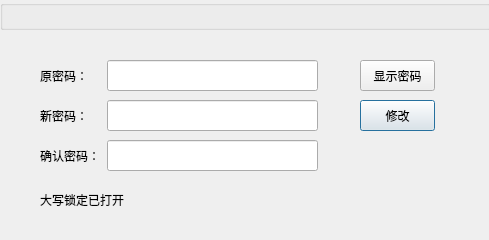
<?xml version="1.0" encoding="UTF-8"?>
<ui version="4.0">
 <class>InputInitKeyUi</class>
 <widget class="QDialog" name="InputInitKeyUi">
  <property name="geometry">
   <rect>
    <x>0</x>
    <y>0</y>
    <width>489</width>
    <height>240</height>
   </rect>
  </property>
  <property name="windowTitle">
   <string>Dialog</string>
  </property>
  <property name="modal">
   <bool>true</bool>
  </property>
  <widget class="QLineEdit" name="inputKey_oldPwdLE">
   <property name="geometry">
    <rect>
     <x>107</x>
     <y>60</y>
     <width>211</width>
     <height>31</height>
    </rect>
   </property>
  </widget>
  <widget class="QLineEdit" name="inputKey_newPwdLE">
   <property name="geometry">
    <rect>
     <x>107</x>
     <y>100</y>
     <width>211</width>
     <height>31</height>
    </rect>
   </property>
  </widget>
  <widget class="QLineEdit" name="inputKey_conPwdLE">
   <property name="geometry">
    <rect>
     <x>107</x>
     <y>140</y>
     <width>211</width>
     <height>31</height>
    </rect>
   </property>
  </widget>
  <widget class="QLabel" name="label">
   <property name="geometry">
    <rect>
     <x>40</x>
     <y>60</y>
     <width>61</width>
     <height>31</height>
    </rect>
   </property>
   <property name="text">
    <string>原密码：</string>
   </property>
  </widget>
  <widget class="QLabel" name="label_2">
   <property name="geometry">
    <rect>
     <x>40</x>
     <y>100</y>
     <width>61</width>
     <height>31</height>
    </rect>
   </property>
   <property name="text">
    <string>新密码：</string>
   </property>
  </widget>
  <widget class="QLabel" name="label_3">
   <property name="geometry">
    <rect>
     <x>40</x>
     <y>140</y>
     <width>61</width>
     <height>31</height>
    </rect>
   </property>
   <property name="text">
    <string>确认密码：</string>
   </property>
  </widget>
  <widget class="QPushButton" name="inputKey_saveB">
   <property name="geometry">
    <rect>
     <x>360</x>
     <y>100</y>
     <width>75</width>
     <height>31</height>
    </rect>
   </property>
   <property name="text">
    <string>修改</string>
   </property>
  </widget>
  <widget class="QLabel" name="hintLabel">
   <property name="geometry">
    <rect>
     <x>330</x>
     <y>140</y>
     <width>141</width>
     <height>31</height>
    </rect>
   </property>
   <property name="text">
    <string/>
   </property>
   <property name="alignment">
    <set>Qt::AlignCenter</set>
   </property>
  </widget>
  <widget class="TitleBar" name="titleBar">
   <property name="geometry">
    <rect>
     <x>0</x>
     <y>0</y>
     <width>491</width>
     <height>30</height>
    </rect>
   </property>
   <property name="title">
    <string/>
   </property>
  </widget>
  <widget class="QPushButton" name="showPwdB">
   <property name="geometry">
    <rect>
     <x>360</x>
     <y>60</y>
     <width>75</width>
     <height>31</height>
    </rect>
   </property>
   <property name="text">
    <string>显示密码</string>
   </property>
  </widget>
  <widget class="QLabel" name="capsLockHintL">
   <property name="geometry">
    <rect>
     <x>40</x>
     <y>190</y>
     <width>90</width>
     <height>20</height>
    </rect>
   </property>
   <property name="text">
    <string>大写锁定已打开</string>
   </property>
  </widget>
 </widget>
 <customwidgets>
  <customwidget>
   <class>TitleBar</class>
   <extends>QGroupBox</extends>
   <header location="global">src/utils/widget/titlebar.h</header>
   <container>1</container>
  </customwidget>
 </customwidgets>
 <resources/>
 <connections/>
</ui>
